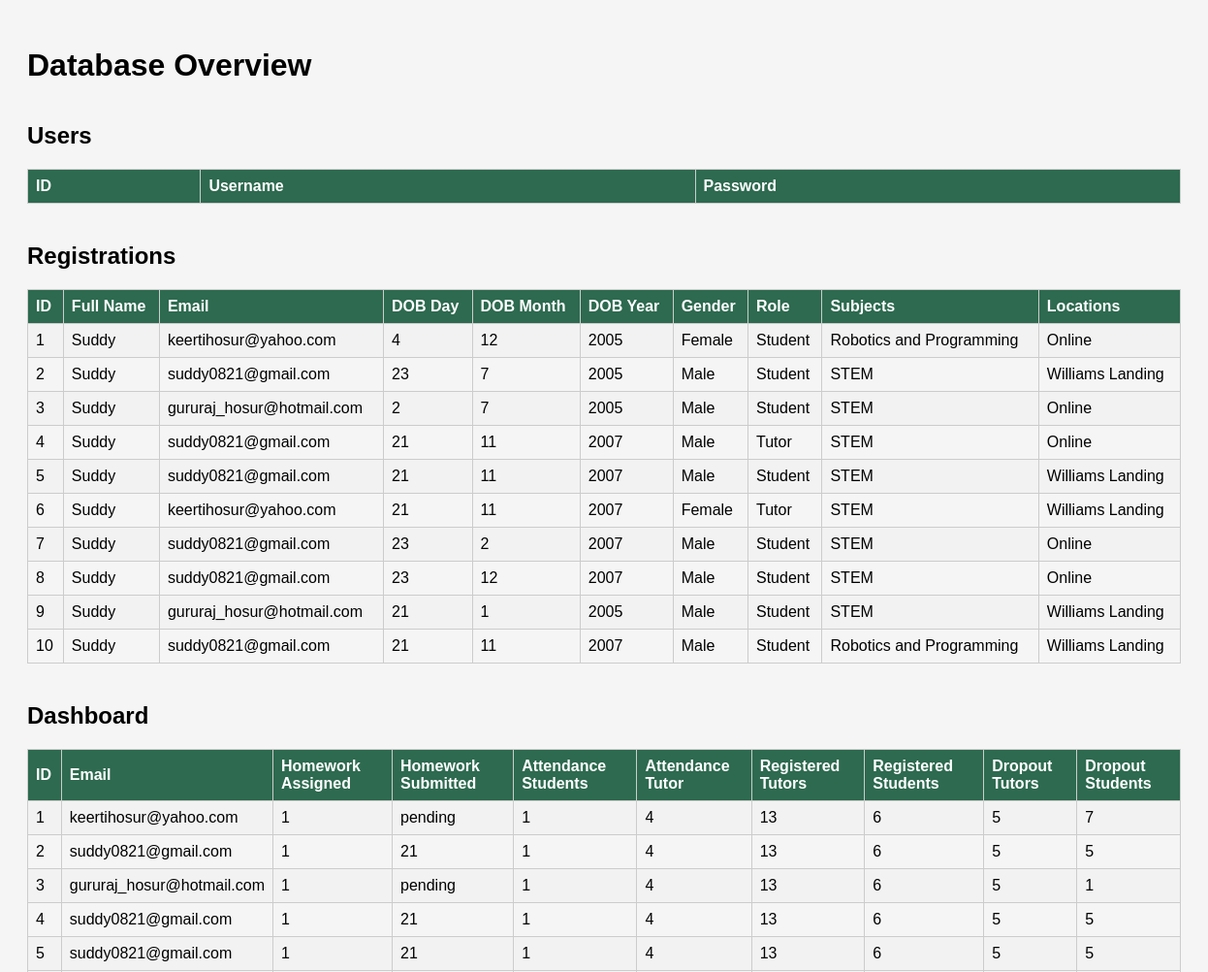
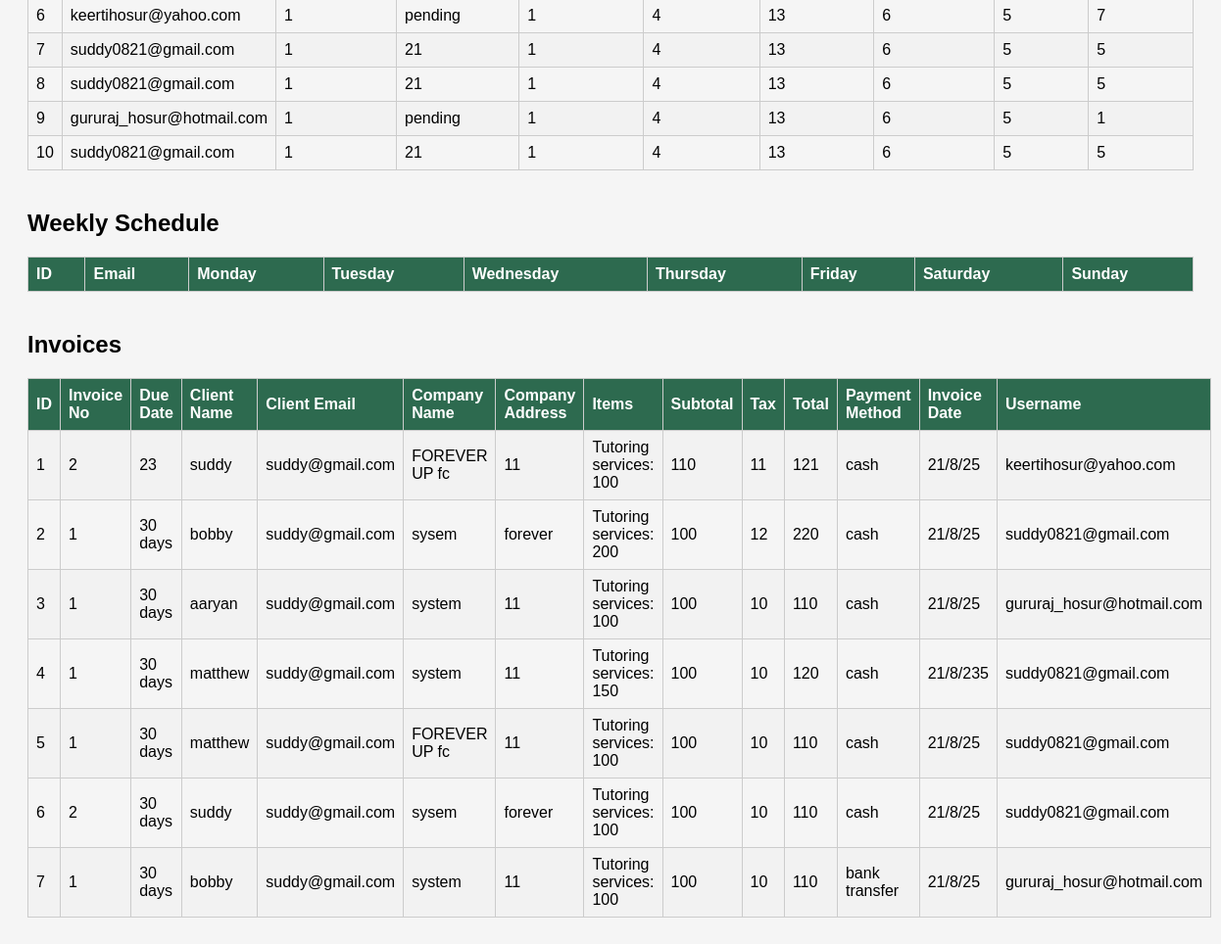
Screenshot of /view_database with the database file from the repository (2 pictures, top to bottom).
### tables this page shows
CREATE TABLE registrations (
    id INTEGER PRIMARY KEY AUTOINCREMENT,
    fullname TEXT NOT NULL,
    email TEXT NOT NULL,
    dob_day TEXT,
    dob_month TEXT,
    dob_year TEXT,
    gender TEXT,
    role TEXT,
    subjects TEXT,
    locations TEXT
);

CREATE TABLE dashboard (
    id INTEGER PRIMARY KEY AUTOINCREMENT,
    email TEXT NOT NULL,
    homework_assigned TEXT,
    homework_submitted TEXT,
    attendance_students TEXT,
    attendance_tutor TEXT,
    registered_tutors TEXT,
    registered_students TEXT,
    dropout_tutors TEXT,
    dropout_students TEXT
);

CREATE TABLE invoices (
    id INTEGER PRIMARY KEY AUTOINCREMENT,
    invoice_no TEXT NOT NULL,
    due_date TEXT,
    client_name TEXT,
    client_email TEXT,
    company_name TEXT,
    company_address TEXT,
    items TEXT,
    subtotal TEXT,
    tax TEXT,
    total TEXT,
    payment_method TEXT,
    invoice_date TEXT,
    username TEXT
);

### app.py (the view)
@app.route('/view_database')
def view_database():
    conn = Database.connect()
    cursor = conn.cursor()
    cursor.execute("SELECT * FROM registrations")
    regs = cursor.fetchall()
    cursor.execute("SELECT * FROM dashboard")
    dash = cursor.fetchall()
    cursor.execute("SELECT * FROM weekly_schedule")
    sched = cursor.fetchall()
    cursor.execute("SELECT * FROM invoices")
    invs = cursor.fetchall()
    conn.close()
    return render_template("view_database.html", registrations=regs, dashboard=dash, weekly_sched=sched, invoices=invs)

### app.py (called while the page is built)
    @staticmethod
    def connect():
        return sqlite3.connect(DATABASE)

### templates/View_database.html (shortened to what this page needs)
<!DOCTYPE html>
<html lang="en">
<head>
</head>
<body>
    <h1>Database Overview</h1>
    <h2>Users</h2>
    <table>
        <tr>
            <th>ID</th>
            <th>Username</th>
            <th>Password</th>
        </tr>
    </table>
    <h2>Registrations</h2>
    <table>
        <tr>
            <th>ID</th>
            <th>Full Name</th>
            <th>Email</th>
            <th>DOB Day</th>
            <th>DOB Month</th>
            <th>DOB Year</th>
            <th>Gender</th>
            <th>Role</th>
            <th>Subjects</th>
            <th>Locations</th>
        </tr>
        {% for reg in registrations %}
        <tr>
            <td>{{ reg[0] }}</td>
            <td>{{ reg[1] }}</td>
            <td>{{ reg[2] }}</td>
            <td>{{ reg[3] }}</td>
            <td>{{ reg[4] }}</td>
            <td>{{ reg[5] }}</td>
            <td>{{ reg[6] }}</td>
            <td>{{ reg[7] }}</td>
            <td>{{ reg[8] }}</td>
            <td>{{ reg[9] }}</td>
        </tr>
        {% endfor %}
    </table>
    <h2>Dashboard</h2>
    <table>
        <tr>
            <th>ID</th>
            <th>Email</th>
            <th>Homework Assigned</th>
            <th>Homework Submitted</th>
            <th>Attendance Students</th>
            <th>Attendance Tutor</th>
            <th>Registered Tutors</th>
            <th>Registered Students</th>
            <th>Dropout Tutors</th>
            <th>Dropout Students</th>
        </tr>
        {% for dash in dashboard %}
        <tr>
            <td>{{ dash[0] }}</td>
            <td>{{ dash[1] }}</td>
            <td>{{ dash[2] }}</td>
            <td>{{ dash[3] }}</td>
            <td>{{ dash[4] }}</td>
            <td>{{ dash[5] }}</td>
            <td>{{ dash[6] }}</td>
            <td>{{ dash[7] }}</td>
            <td>{{ dash[8] }}</td>
            <td>{{ dash[9] }}</td>
        </tr>
        {% endfor %}
    </table>
    <h2>Weekly Schedule</h2>
    <table>
        <tr>
            <th>ID</th>
            <th>Email</th>
            <th>Monday</th>
            <th>Tuesday</th>
            <th>Wednesday</th>
            <th>Thursday</th>
            <th>Friday</th>
            <th>Saturday</th>
            <th>Sunday</th>
        </tr>
    </table>
    <h2>Invoices</h2>
    <table>
        <tr>
            <th>ID</th>
            <th>Invoice No</th>
            <th>Due Date</th>
            <th>Client Name</th>
            <th>Client Email</th>
            <th>Company Name</th>
            <th>Company Address</th>
            <th>Items</th>
            <th>Subtotal</th>
            <th>Tax</th>
            <th>Total</th>
            <th>Payment Method</th>
            <th>Invoice Date</th>
            <th>Username</th>
        </tr>
        {% for inv in invoices %}
        <tr>
            <td>{{ inv[0] }}</td>
            <td>{{ inv[1] }}</td>
            <td>{{ inv[2] }}</td>
            <td>{{ inv[3] }}</td>
            <td>{{ inv[4] }}</td>
            <td>{{ inv[5] }}</td>
            <td>{{ inv[6] }}</td>
            <td>{{ inv[7] }}</td>
            <td>{{ inv[8] }}</td>
            <td>{{ inv[9] }}</td>
            <td>{{ inv[10] }}</td>
            <td>{{ inv[11] }}</td>
            <td>{{ inv[12] }}</td>
            <td>{{ inv[13] }}</td>
        </tr>
        {% endfor %}
    </table>
</body>
</html>

### templates/View_database.html (style rules this page uses)
body { font-family: Arial, sans-serif; padding: 20px; background: #f5f5f5; }
h2 { margin-top: 40px; }
table { width: 100%; border-collapse: collapse; margin-top: 10px; margin-bottom: 30px; }
th, td { border: 1px solid #ccc; padding: 8px; text-align: left; }
th { background-color: #2d6a4f; color: white; }
tr:nth-child(even) { background-color: #f2f2f2; }

### rows the page displays
registrations: id "1", fullname "Suddy", email "keertihosur@yahoo.com", dob_day "4", dob_month "12", dob_year "2005", gender "Female", role "Student", subjects "Robotics and Programming", locations "Online"
registrations: id "2", fullname "Suddy", email "suddy0821@gmail.com", dob_day "23", dob_month "7", dob_year "2005", gender "Male", role "Student", subjects "STEM", locations "Williams Landing"
registrations: id "3", fullname "Suddy", email "gururaj_hosur@hotmail.com", dob_day "2", dob_month "7", dob_year "2005", gender "Male", role "Student", subjects "STEM", locations "Online"
registrations: id "4", fullname "Suddy", email "suddy0821@gmail.com", dob_day "21", dob_month "11", dob_year "2007", gender "Male", role "Tutor", subjects "STEM", locations "Online"
registrations: id "5", fullname "Suddy", email "suddy0821@gmail.com", dob_day "21", dob_month "11", dob_year "2007", gender "Male", role "Student", subjects "STEM", locations "Williams Landing"
registrations: id "6", fullname "Suddy", email "keertihosur@yahoo.com", dob_day "21", dob_month "11", dob_year "2007", gender "Female", role "Tutor", subjects "STEM", locations "Williams Landing"
registrations: id "7", fullname "Suddy", email "suddy0821@gmail.com", dob_day "23", dob_month "2", dob_year "2007", gender "Male", role "Student", subjects "STEM", locations "Online"
registrations: id "8", fullname "Suddy", email "suddy0821@gmail.com", dob_day "23", dob_month "12", dob_year "2007", gender "Male", role "Student", subjects "STEM", locations "Online"
registrations: id "9", fullname "Suddy", email "gururaj_hosur@hotmail.com", dob_day "21", dob_month "1", dob_year "2005", gender "Male", role "Student", subjects "STEM", locations "Williams Landing"
registrations: id "10", fullname "Suddy", email "suddy0821@gmail.com", dob_day "21", dob_month "11", dob_year "2007", gender "Male", role "Student", subjects "Robotics and Programming", locations "Williams Landing"
dashboard: id "1", email "keertihosur@yahoo.com", homework_assigned "1", homework_submitted "pending", attendance_students "1", attendance_tutor "4", registered_tutors "13", registered_students "6", dropout_tutors "5", dropout_students "7"
dashboard: id "2", email "suddy0821@gmail.com", homework_assigned "1", homework_submitted "21", attendance_students "1", attendance_tutor "4", registered_tutors "13", registered_students "6", dropout_tutors "5", dropout_students "5"
dashboard: id "3", email "gururaj_hosur@hotmail.com", homework_assigned "1", homework_submitted "pending", attendance_students "1", attendance_tutor "4", registered_tutors "13", registered_students "6", dropout_tutors "5", dropout_students "1"
dashboard: id "4", email "suddy0821@gmail.com", homework_assigned "1", homework_submitted "21", attendance_students "1", attendance_tutor "4", registered_tutors "13", registered_students "6", dropout_tutors "5", dropout_students "5"
dashboard: id "5", email "suddy0821@gmail.com", homework_assigned "1", homework_submitted "21", attendance_students "1", attendance_tutor "4", registered_tutors "13", registered_students "6", dropout_tutors "5", dropout_students "5"
dashboard: id "6", email "keertihosur@yahoo.com", homework_assigned "1", homework_submitted "pending", attendance_students "1", attendance_tutor "4", registered_tutors "13", registered_students "6", dropout_tutors "5", dropout_students "7"
dashboard: id "7", email "suddy0821@gmail.com", homework_assigned "1", homework_submitted "21", attendance_students "1", attendance_tutor "4", registered_tutors "13", registered_students "6", dropout_tutors "5", dropout_students "5"
dashboard: id "8", email "suddy0821@gmail.com", homework_assigned "1", homework_submitted "21", attendance_students "1", attendance_tutor "4", registered_tutors "13", registered_students "6", dropout_tutors "5", dropout_students "5"
dashboard: id "9", email "gururaj_hosur@hotmail.com", homework_assigned "1", homework_submitted "pending", attendance_students "1", attendance_tutor "4", registered_tutors "13", registered_students "6", dropout_tutors "5", dropout_students "1"
dashboard: id "10", email "suddy0821@gmail.com", homework_assigned "1", homework_submitted "21", attendance_students "1", attendance_tutor "4", registered_tutors "13", registered_students "6", dropout_tutors "5", dropout_students "5"
invoices: id "1", invoice_no "2", due_date "23", client_name "suddy", client_email "suddy@gmail.com", company_name "FOREVER UP fc", company_address "11", items "Tutoring services: 100", subtotal "110", tax "11", total "121", payment_method "cash", invoice_date "21/8/25", username "keertihosur@yahoo.com"
invoices: id "2", invoice_no "1", due_date "30 days", client_name "bobby", client_email "suddy@gmail.com", company_name "sysem", company_address "forever", items "Tutoring services: 200", subtotal "100", tax "12", total "220", payment_method "cash", invoice_date "21/8/25", username "suddy0821@gmail.com"
invoices: id "3", invoice_no "1", due_date "30 days", client_name "aaryan", client_email "suddy@gmail.com", company_name "system", company_address "11", items "Tutoring services: 100", subtotal "100", tax "10", total "110", payment_method "cash", invoice_date "21/8/25", username "gururaj_hosur@hotmail.com"
invoices: id "4", invoice_no "1", due_date "30 days", client_name "matthew", client_email "suddy@gmail.com", company_name "system", company_address "11", items "Tutoring services: 150", subtotal "100", tax "10", total "120", payment_method "cash", invoice_date "21/8/235", username "suddy0821@gmail.com"
invoices: id "5", invoice_no "1", due_date "30 days", client_name "matthew", client_email "suddy@gmail.com", company_name "FOREVER UP fc", company_address "11", items "Tutoring services: 100", subtotal "100", tax "10", total "110", payment_method "cash", invoice_date "21/8/25", username "suddy0821@gmail.com"
invoices: id "6", invoice_no "2", due_date "30 days", client_name "suddy", client_email "suddy@gmail.com", company_name "sysem", company_address "forever", items "Tutoring services: 100", subtotal "100", tax "10", total "110", payment_method "cash", invoice_date "21/8/25", username "suddy0821@gmail.com"
invoices: id "7", invoice_no "1", due_date "30 days", client_name "bobby", client_email "suddy@gmail.com", company_name "system", company_address "11", items "Tutoring services: 100", subtotal "100", tax "10", total "110", payment_method "bank transfer", invoice_date "21/8/25", username "gururaj_hosur@hotmail.com"
